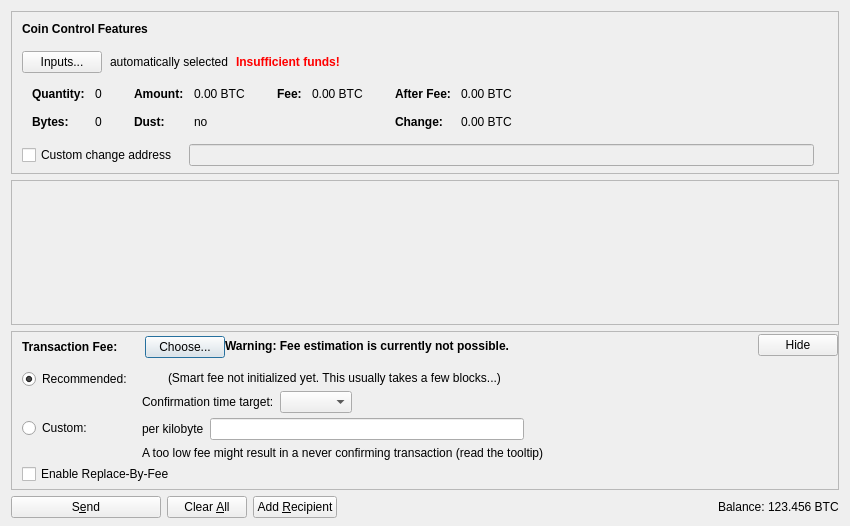
<?xml version="1.0" encoding="UTF-8"?>
<ui version="4.0">
 <class>SendCoinsDialog</class>
 <widget class="QDialog" name="SendCoinsDialog">
  <property name="geometry">
   <rect>
    <x>0</x>
    <y>0</y>
    <width>850</width>
    <height>526</height>
   </rect>
  </property>
  <property name="windowTitle">
   <string>Send Coins</string>
  </property>
  <layout class="QVBoxLayout" name="verticalLayout" stretch="0,1,0,0">
   <property name="bottomMargin">
    <number>8</number>
   </property>
   <item>
    <widget class="QFrame" name="frameCoinControl">
     <property name="sizePolicy">
      <sizepolicy hsizetype="Expanding" vsizetype="Expanding">
       <horstretch>0</horstretch>
       <verstretch>0</verstretch>
      </sizepolicy>
     </property>
     <property name="maximumSize">
      <size>
       <width>16777215</width>
       <height>16777215</height>
      </size>
     </property>
     <property name="frameShape">
      <enum>QFrame::StyledPanel</enum>
     </property>
     <property name="frameShadow">
      <enum>QFrame::Sunken</enum>
     </property>
     <layout class="QVBoxLayout" name="verticalLayoutCoinControl2">
      <property name="spacing">
       <number>0</number>
      </property>
      <property name="leftMargin">
       <number>0</number>
      </property>
      <property name="topMargin">
       <number>0</number>
      </property>
      <property name="rightMargin">
       <number>0</number>
      </property>
      <property name="bottomMargin">
       <number>6</number>
      </property>
      <item>
       <layout class="QVBoxLayout" name="verticalLayoutCoinControl" stretch="0,0,0,0,1">
        <property name="spacing">
         <number>0</number>
        </property>
        <property name="leftMargin">
         <number>10</number>
        </property>
        <property name="topMargin">
         <number>10</number>
        </property>
        <item>
         <layout class="QHBoxLayout" name="horizontalLayoutCoinControl1">
          <property name="bottomMargin">
           <number>15</number>
          </property>
          <item>
           <widget class="QLabel" name="labelCoinControlFeatures">
            <property name="sizePolicy">
             <sizepolicy hsizetype="Preferred" vsizetype="Maximum">
              <horstretch>0</horstretch>
              <verstretch>0</verstretch>
             </sizepolicy>
            </property>
            <property name="font">
             <font>
              <weight>75</weight>
              <bold>true</bold>
             </font>
            </property>
            <property name="styleSheet">
             <string notr="true">font-weight:bold;</string>
            </property>
            <property name="text">
             <string>Coin Control Features</string>
            </property>
           </widget>
          </item>
         </layout>
        </item>
        <item>
         <layout class="QHBoxLayout" name="horizontalLayoutCoinControl2" stretch="0,0,0,0">
          <property name="spacing">
           <number>8</number>
          </property>
          <property name="bottomMargin">
           <number>10</number>
          </property>
          <item>
           <widget class="QPushButton" name="pushButtonCoinControl">
            <property name="styleSheet">
             <string notr="true"/>
            </property>
            <property name="text">
             <string>Inputs...</string>
            </property>
            <property name="autoDefault">
             <bool>false</bool>
            </property>
           </widget>
          </item>
          <item>
           <widget class="QLabel" name="labelCoinControlAutomaticallySelected">
            <property name="text">
             <string>automatically selected</string>
            </property>
            <property name="margin">
             <number>5</number>
            </property>
           </widget>
          </item>
          <item>
           <widget class="QLabel" name="labelCoinControlInsuffFunds">
            <property name="font">
             <font>
              <weight>75</weight>
              <bold>true</bold>
             </font>
            </property>
            <property name="styleSheet">
             <string notr="true">color:red;font-weight:bold;</string>
            </property>
            <property name="text">
             <string>Insufficient funds!</string>
            </property>
            <property name="margin">
             <number>5</number>
            </property>
           </widget>
          </item>
          <item>
           <spacer name="horizontalSpacerCoinControl">
            <property name="orientation">
             <enum>Qt::Horizontal</enum>
            </property>
            <property name="sizeHint" stdset="0">
             <size>
              <width>40</width>
              <height>1</height>
             </size>
            </property>
           </spacer>
          </item>
         </layout>
        </item>
        <item>
         <widget class="QWidget" name="widgetCoinControl" native="true">
          <property name="sizePolicy">
           <sizepolicy hsizetype="Preferred" vsizetype="Preferred">
            <horstretch>0</horstretch>
            <verstretch>0</verstretch>
           </sizepolicy>
          </property>
          <property name="minimumSize">
           <size>
            <width>0</width>
            <height>0</height>
           </size>
          </property>
          <property name="styleSheet">
           <string notr="true"/>
          </property>
          <layout class="QHBoxLayout" name="horizontalLayoutCoinControl5">
           <property name="leftMargin">
            <number>0</number>
           </property>
           <property name="topMargin">
            <number>0</number>
           </property>
           <property name="rightMargin">
            <number>0</number>
           </property>
           <property name="bottomMargin">
            <number>0</number>
           </property>
           <item>
            <layout class="QHBoxLayout" name="horizontalLayoutCoinControl3" stretch="0,0,0,1">
             <property name="spacing">
              <number>20</number>
             </property>
             <property name="topMargin">
              <number>0</number>
             </property>
             <property name="bottomMargin">
              <number>10</number>
             </property>
             <item>
              <layout class="QFormLayout" name="formLayoutCoinControl1">
               <property name="horizontalSpacing">
                <number>10</number>
               </property>
               <property name="verticalSpacing">
                <number>14</number>
               </property>
               <property name="leftMargin">
                <number>10</number>
               </property>
               <property name="topMargin">
                <number>4</number>
               </property>
               <property name="rightMargin">
                <number>6</number>
               </property>
               <item row="0" column="0">
                <widget class="QLabel" name="labelCoinControlQuantityText">
                 <property name="font">
                  <font>
                   <weight>75</weight>
                   <bold>true</bold>
                  </font>
                 </property>
                 <property name="text">
                  <string>Quantity:</string>
                 </property>
                 <property name="margin">
                  <number>0</number>
                 </property>
                </widget>
               </item>
               <item row="0" column="1">
                <widget class="QLabel" name="labelCoinControlQuantity">
                 <property name="cursor">
                  <cursorShape>IBeamCursor</cursorShape>
                 </property>
                 <property name="contextMenuPolicy">
                  <enum>Qt::ActionsContextMenu</enum>
                 </property>
                 <property name="text">
                  <string notr="true">0</string>
                 </property>
                 <property name="margin">
                  <number>0</number>
                 </property>
                 <property name="textInteractionFlags">
                  <set>Qt::LinksAccessibleByMouse|Qt::TextSelectableByKeyboard|Qt::TextSelectableByMouse</set>
                 </property>
                </widget>
               </item>
               <item row="1" column="0">
                <widget class="QLabel" name="labelCoinControlBytesText">
                 <property name="font">
                  <font>
                   <weight>75</weight>
                   <bold>true</bold>
                  </font>
                 </property>
                 <property name="text">
                  <string>Bytes:</string>
                 </property>
                </widget>
               </item>
               <item row="1" column="1">
                <widget class="QLabel" name="labelCoinControlBytes">
                 <property name="cursor">
                  <cursorShape>IBeamCursor</cursorShape>
                 </property>
                 <property name="contextMenuPolicy">
                  <enum>Qt::ActionsContextMenu</enum>
                 </property>
                 <property name="text">
                  <string notr="true">0</string>
                 </property>
                 <property name="textInteractionFlags">
                  <set>Qt::LinksAccessibleByMouse|Qt::TextSelectableByKeyboard|Qt::TextSelectableByMouse</set>
                 </property>
                </widget>
               </item>
              </layout>
             </item>
             <item>
              <layout class="QFormLayout" name="formLayoutCoinControl2">
               <property name="horizontalSpacing">
                <number>10</number>
               </property>
               <property name="verticalSpacing">
                <number>14</number>
               </property>
               <property name="leftMargin">
                <number>6</number>
               </property>
               <property name="topMargin">
                <number>4</number>
               </property>
               <property name="rightMargin">
                <number>6</number>
               </property>
               <item row="0" column="0">
                <widget class="QLabel" name="labelCoinControlAmountText">
                 <property name="font">
                  <font>
                   <weight>75</weight>
                   <bold>true</bold>
                  </font>
                 </property>
                 <property name="text">
                  <string>Amount:</string>
                 </property>
                 <property name="margin">
                  <number>0</number>
                 </property>
                </widget>
               </item>
               <item row="0" column="1">
                <widget class="QLabel" name="labelCoinControlAmount">
                 <property name="cursor">
                  <cursorShape>IBeamCursor</cursorShape>
                 </property>
                 <property name="contextMenuPolicy">
                  <enum>Qt::ActionsContextMenu</enum>
                 </property>
                 <property name="text">
                  <string notr="true">0.00 BTC</string>
                 </property>
                 <property name="textInteractionFlags">
                  <set>Qt::LinksAccessibleByMouse|Qt::TextSelectableByKeyboard|Qt::TextSelectableByMouse</set>
                 </property>
                </widget>
               </item>
               <item row="1" column="0">
                <widget class="QLabel" name="labelCoinControlLowOutputText">
                 <property name="font">
                  <font>
                   <weight>75</weight>
                   <bold>true</bold>
                  </font>
                 </property>
                 <property name="text">
                  <string>Dust:</string>
                 </property>
                </widget>
               </item>
               <item row="1" column="1">
                <widget class="QLabel" name="labelCoinControlLowOutput">
                 <property name="cursor">
                  <cursorShape>IBeamCursor</cursorShape>
                 </property>
                 <property name="contextMenuPolicy">
                  <enum>Qt::ActionsContextMenu</enum>
                 </property>
                 <property name="text">
                  <string notr="true">no</string>
                 </property>
                 <property name="textInteractionFlags">
                  <set>Qt::LinksAccessibleByMouse|Qt::TextSelectableByKeyboard|Qt::TextSelectableByMouse</set>
                 </property>
                </widget>
               </item>
              </layout>
             </item>
             <item>
              <layout class="QFormLayout" name="formLayoutCoinControl3">
               <property name="horizontalSpacing">
                <number>10</number>
               </property>
               <property name="verticalSpacing">
                <number>14</number>
               </property>
               <property name="leftMargin">
                <number>6</number>
               </property>
               <property name="topMargin">
                <number>4</number>
               </property>
               <property name="rightMargin">
                <number>6</number>
               </property>
               <item row="0" column="0">
                <widget class="QLabel" name="labelCoinControlFeeText">
                 <property name="font">
                  <font>
                   <weight>75</weight>
                   <bold>true</bold>
                  </font>
                 </property>
                 <property name="text">
                  <string>Fee:</string>
                 </property>
                 <property name="margin">
                  <number>0</number>
                 </property>
                </widget>
               </item>
               <item row="0" column="1">
                <widget class="QLabel" name="labelCoinControlFee">
                 <property name="cursor">
                  <cursorShape>IBeamCursor</cursorShape>
                 </property>
                 <property name="contextMenuPolicy">
                  <enum>Qt::ActionsContextMenu</enum>
                 </property>
                 <property name="text">
                  <string notr="true">0.00 BTC</string>
                 </property>
                 <property name="textInteractionFlags">
                  <set>Qt::LinksAccessibleByMouse|Qt::TextSelectableByKeyboard|Qt::TextSelectableByMouse</set>
                 </property>
                </widget>
               </item>
              </layout>
             </item>
             <item>
              <layout class="QFormLayout" name="formLayoutCoinControl4">
               <property name="horizontalSpacing">
                <number>10</number>
               </property>
               <property name="verticalSpacing">
                <number>14</number>
               </property>
               <property name="leftMargin">
                <number>6</number>
               </property>
               <property name="topMargin">
                <number>4</number>
               </property>
               <property name="rightMargin">
                <number>6</number>
               </property>
               <item row="0" column="0">
                <widget class="QLabel" name="labelCoinControlAfterFeeText">
                 <property name="font">
                  <font>
                   <weight>75</weight>
                   <bold>true</bold>
                  </font>
                 </property>
                 <property name="text">
                  <string>After Fee:</string>
                 </property>
                 <property name="margin">
                  <number>0</number>
                 </property>
                </widget>
               </item>
               <item row="0" column="1">
                <widget class="QLabel" name="labelCoinControlAfterFee">
                 <property name="cursor">
                  <cursorShape>IBeamCursor</cursorShape>
                 </property>
                 <property name="contextMenuPolicy">
                  <enum>Qt::ActionsContextMenu</enum>
                 </property>
                 <property name="text">
                  <string notr="true">0.00 BTC</string>
                 </property>
                 <property name="textInteractionFlags">
                  <set>Qt::LinksAccessibleByMouse|Qt::TextSelectableByKeyboard|Qt::TextSelectableByMouse</set>
                 </property>
                </widget>
               </item>
               <item row="1" column="0">
                <widget class="QLabel" name="labelCoinControlChangeText">
                 <property name="font">
                  <font>
                   <weight>75</weight>
                   <bold>true</bold>
                  </font>
                 </property>
                 <property name="text">
                  <string>Change:</string>
                 </property>
                </widget>
               </item>
               <item row="1" column="1">
                <widget class="QLabel" name="labelCoinControlChange">
                 <property name="cursor">
                  <cursorShape>IBeamCursor</cursorShape>
                 </property>
                 <property name="contextMenuPolicy">
                  <enum>Qt::ActionsContextMenu</enum>
                 </property>
                 <property name="text">
                  <string notr="true">0.00 BTC</string>
                 </property>
                 <property name="textInteractionFlags">
                  <set>Qt::LinksAccessibleByMouse|Qt::TextSelectableByKeyboard|Qt::TextSelectableByMouse</set>
                 </property>
                </widget>
               </item>
              </layout>
             </item>
            </layout>
           </item>
          </layout>
         </widget>
        </item>
        <item>
         <layout class="QHBoxLayout" name="horizontalLayoutCoinControl4" stretch="0,0,0">
          <property name="spacing">
           <number>12</number>
          </property>
          <property name="sizeConstraint">
           <enum>QLayout::SetDefaultConstraint</enum>
          </property>
          <property name="topMargin">
           <number>5</number>
          </property>
          <property name="rightMargin">
           <number>5</number>
          </property>
          <item>
           <widget class="QCheckBox" name="checkBoxCoinControlChange">
            <property name="toolTip">
             <string>If this is activated, but the change address is empty or invalid, change will be sent to a newly generated address.</string>
            </property>
            <property name="text">
             <string>Custom change address</string>
            </property>
           </widget>
          </item>
          <item>
           <widget class="QValidatedLineEdit" name="lineEditCoinControlChange">
            <property name="enabled">
             <bool>false</bool>
            </property>
            <property name="sizePolicy">
             <sizepolicy hsizetype="Expanding" vsizetype="Fixed">
              <horstretch>0</horstretch>
              <verstretch>0</verstretch>
             </sizepolicy>
            </property>
           </widget>
          </item>
          <item>
           <widget class="QLabel" name="labelCoinControlChangeLabel">
            <property name="sizePolicy">
             <sizepolicy hsizetype="Preferred" vsizetype="Expanding">
              <horstretch>0</horstretch>
              <verstretch>0</verstretch>
             </sizepolicy>
            </property>
            <property name="minimumSize">
             <size>
              <width>0</width>
              <height>0</height>
             </size>
            </property>
            <property name="text">
             <string/>
            </property>
            <property name="margin">
             <number>3</number>
            </property>
           </widget>
          </item>
         </layout>
        </item>
        <item>
         <spacer name="verticalSpacerCoinControl">
          <property name="orientation">
           <enum>Qt::Vertical</enum>
          </property>
          <property name="sizeHint" stdset="0">
           <size>
            <width>800</width>
            <height>1</height>
           </size>
          </property>
         </spacer>
        </item>
       </layout>
      </item>
     </layout>
    </widget>
   </item>
   <item>
    <widget class="QScrollArea" name="scrollArea">
     <property name="widgetResizable">
      <bool>true</bool>
     </property>
     <widget class="QWidget" name="scrollAreaWidgetContents">
      <property name="geometry">
       <rect>
        <x>0</x>
        <y>0</y>
        <width>830</width>
        <height>104</height>
       </rect>
      </property>
      <layout class="QVBoxLayout" name="verticalLayout_2" stretch="0,1">
       <property name="leftMargin">
        <number>0</number>
       </property>
       <property name="topMargin">
        <number>0</number>
       </property>
       <property name="rightMargin">
        <number>0</number>
       </property>
       <property name="bottomMargin">
        <number>0</number>
       </property>
       <item>
        <layout class="QVBoxLayout" name="entries">
         <property name="spacing">
          <number>6</number>
         </property>
        </layout>
       </item>
       <item>
        <spacer name="verticalSpacer">
         <property name="orientation">
          <enum>Qt::Vertical</enum>
         </property>
         <property name="sizeHint" stdset="0">
          <size>
           <width>20</width>
           <height>40</height>
          </size>
         </property>
        </spacer>
       </item>
      </layout>
     </widget>
    </widget>
   </item>
   <item>
    <widget class="QFrame" name="frameFee">
     <property name="sizePolicy">
      <sizepolicy hsizetype="Expanding" vsizetype="Expanding">
       <horstretch>0</horstretch>
       <verstretch>0</verstretch>
      </sizepolicy>
     </property>
     <property name="maximumSize">
      <size>
       <width>16777215</width>
       <height>16777215</height>
      </size>
     </property>
     <property name="frameShape">
      <enum>QFrame::StyledPanel</enum>
     </property>
     <property name="frameShadow">
      <enum>QFrame::Sunken</enum>
     </property>
     <layout class="QVBoxLayout" name="verticalLayoutFee1">
      <property name="spacing">
       <number>0</number>
      </property>
      <property name="leftMargin">
       <number>0</number>
      </property>
      <property name="topMargin">
       <number>0</number>
      </property>
      <property name="rightMargin">
       <number>0</number>
      </property>
      <property name="bottomMargin">
       <number>0</number>
      </property>
      <item>
       <layout class="QVBoxLayout" name="verticalLayoutFee2" stretch="0,0,0">
        <property name="spacing">
         <number>0</number>
        </property>
        <property name="leftMargin">
         <number>10</number>
        </property>
        <property name="topMargin">
         <number>0</number>
        </property>
        <item>
         <layout class="QHBoxLayout" name="horizontalLayoutFee1">
          <property name="bottomMargin">
           <number>0</number>
          </property>
          <item>
           <layout class="QVBoxLayout" name="verticalLayoutFee7">
            <property name="spacing">
             <number>0</number>
            </property>
            <item>
             <spacer name="verticalSpacerSmartFee">
              <property name="orientation">
               <enum>Qt::Vertical</enum>
              </property>
              <property name="sizeType">
               <enum>QSizePolicy::Fixed</enum>
              </property>
              <property name="sizeHint" stdset="0">
               <size>
                <width>1</width>
                <height>4</height>
               </size>
              </property>
             </spacer>
            </item>
            <item>
             <layout class="QHBoxLayout" name="horizontalLayoutSmartFee">
              <property name="spacing">
               <number>10</number>
              </property>
              <item>
               <widget class="QLabel" name="labelFeeHeadline">
                <property name="sizePolicy">
                 <sizepolicy hsizetype="Preferred" vsizetype="Maximum">
                  <horstretch>0</horstretch>
                  <verstretch>0</verstretch>
                 </sizepolicy>
                </property>
                <property name="font">
                 <font>
                  <weight>75</weight>
                  <bold>true</bold>
                 </font>
                </property>
                <property name="styleSheet">
                 <string notr="true">font-weight:bold;</string>
                </property>
                <property name="text">
                 <string>Transaction Fee:</string>
                </property>
               </widget>
              </item>
              <item>
               <widget class="QLabel" name="labelFeeMinimized">
                <property name="text">
                 <string/>
                </property>
               </widget>
              </item>
              <item>
               <widget class="QPushButton" name="buttonChooseFee">
                <property name="text">
                 <string>Choose...</string>
                </property>
               </widget>
              </item>
             </layout>
            </item>
            <item>
             <spacer name="verticalSpacer_5">
              <property name="orientation">
               <enum>Qt::Vertical</enum>
              </property>
              <property name="sizeHint" stdset="0">
               <size>
                <width>1</width>
                <height>1</height>
               </size>
              </property>
             </spacer>
            </item>
           </layout>
          </item>
          <item>
           <widget class="QLabel" name="fallbackFeeWarningLabel">
            <property name="toolTip">
             <string>Using the fallbackfee can result in sending a transaction that will take several hours or days (or never) to confirm. Consider choosing your fee manually or wait until you have validated the complete chain.</string>
            </property>
            <property name="font">
            <font>
                <weight>75</weight>
                <bold>true</bold>
            </font>
            </property>
            <property name="text">
             <string>Warning: Fee estimation is currently not possible.</string>
            </property>
            <property name="wordWrap">
             <bool>false</bool>
            </property>
           </widget>
          </item>
          <item>
           <spacer name="horizontalSpacer_4">
            <property name="orientation">
             <enum>Qt::Horizontal</enum>
            </property>
            <property name="sizeType">
             <enum>QSizePolicy::MinimumExpanding</enum>
            </property>
            <property name="sizeHint" stdset="0">
             <size>
              <width>40</width>
              <height>20</height>
             </size>
            </property>
           </spacer>
          </item>
          <item>
           <widget class="QPushButton" name="buttonMinimizeFee">
            <property name="toolTip">
             <string>Hide transaction fee settings</string>
            </property>
            <property name="text">
             <string>Hide</string>
            </property>
           </widget>
          </item>
         </layout>
        </item>
        <item>
         <widget class="QFrame" name="frameFeeSelection">
          <layout class="QVBoxLayout" name="verticalLayoutFee12">
           <property name="spacing">
            <number>0</number>
           </property>
           <property name="leftMargin">
            <number>0</number>
           </property>
           <property name="topMargin">
            <number>0</number>
           </property>
           <property name="rightMargin">
            <number>0</number>
           </property>
           <property name="bottomMargin">
            <number>0</number>
           </property>
           <item>
            <layout class="QGridLayout" name="gridLayoutFee">
             <property name="topMargin">
              <number>10</number>
             </property>
             <property name="bottomMargin">
              <number>4</number>
             </property>
             <property name="horizontalSpacing">
              <number>10</number>
             </property>
             <property name="verticalSpacing">
              <number>4</number>
             </property>
             <item row="1" column="1">
              <layout class="QVBoxLayout" name="verticalLayoutFee8">
               <property name="spacing">
                <number>6</number>
               </property>
               <item>
                <layout class="QHBoxLayout" name="horizontalLayoutFee13">
                 <item>
                  <widget class="QLabel" name="labelCustomPerKilobyte">
                   <property name="toolTip">
                    <string>Specify a custom fee per kB (1,000 bytes) of the transaction's virtual size.

Note:  Since the fee is calculated on a per-byte basis, a fee of "100 satoshis per kB" for a transaction size of 500 bytes (half of 1 kB) would ultimately yield a fee of only 50 satoshis.</string>
                   </property>
                   <property name="text">
                    <string>per kilobyte</string>
                   </property>
                  </widget>
                 </item>
                 <item>
                  <widget class="LuascoinAmountField" name="customFee"/>
                 </item>
                 <item>
                  <spacer name="horizontalSpacer_6">
                   <property name="orientation">
                    <enum>Qt::Horizontal</enum>
                   </property>
                   <property name="sizeHint" stdset="0">
                    <size>
                     <width>1</width>
                     <height>1</height>
                    </size>
                   </property>
                  </spacer>
                 </item>
                </layout>
               </item>
               <item>
                <layout class="QHBoxLayout" name="horizontalLayoutFee8">
                 <item>
                  <widget class="QLabel" name="labelCustomFeeWarning">
                   <property name="enabled">
                    <bool>true</bool>
                   </property>
                   <property name="toolTip">
                    <string>When there is less transaction volume than space in the blocks, miners as well as relaying nodes may enforce a minimum fee. Paying only this minimum fee is just fine, but be aware that this can result in a never confirming transaction once there is more demand for luascoin transactions than the network can process.</string>
                   </property>
                   <property name="text">
                    <string>A too low fee might result in a never confirming transaction (read the tooltip)</string>
                   </property>
                  </widget>
                 </item>
                 <item>
                  <spacer name="horizontalSpacer_2">
                   <property name="orientation">
                    <enum>Qt::Horizontal</enum>
                   </property>
                   <property name="sizeHint" stdset="0">
                    <size>
                     <width>1</width>
                     <height>1</height>
                    </size>
                   </property>
                  </spacer>
                 </item>
                </layout>
               </item>
              </layout>
             </item>
             <item row="0" column="0">
              <layout class="QVBoxLayout" name="verticalLayoutFee4" stretch="0,1">
               <item>
                <widget class="QRadioButton" name="radioSmartFee">
                 <property name="text">
                  <string>Recommended:</string>
                 </property>
                 <property name="checked">
                  <bool>true</bool>
                 </property>
                 <attribute name="buttonGroup">
                  <string notr="true">groupFee</string>
                 </attribute>
                </widget>
               </item>
               <item>
                <spacer name="verticalSpacer_2">
                 <property name="orientation">
                  <enum>Qt::Vertical</enum>
                 </property>
                 <property name="sizeHint" stdset="0">
                  <size>
                   <width>1</width>
                   <height>1</height>
                  </size>
                 </property>
                </spacer>
               </item>
              </layout>
             </item>
             <item row="1" column="0">
              <layout class="QVBoxLayout" name="verticalLayoutFee9" stretch="0,1">
               <item>
                <widget class="QRadioButton" name="radioCustomFee">
                 <property name="text">
                  <string>Custom:</string>
                 </property>
                 <attribute name="buttonGroup">
                  <string notr="true">groupFee</string>
                 </attribute>
                </widget>
               </item>
               <item>
                <spacer name="verticalSpacer_6">
                 <property name="orientation">
                  <enum>Qt::Vertical</enum>
                 </property>
                 <property name="sizeHint" stdset="0">
                  <size>
                   <width>1</width>
                   <height>1</height>
                  </size>
                 </property>
                </spacer>
               </item>
              </layout>
             </item>
             <item row="0" column="1">
              <layout class="QVBoxLayout" name="verticalLayoutFee3" stretch="0,0,1">
               <property name="spacing">
                <number>6</number>
               </property>
               <property name="topMargin">
                <number>2</number>
               </property>
               <item>
                <layout class="QHBoxLayout" name="horizontalLayoutFee12">
                 <item>
                  <widget class="QLabel" name="labelSmartFee">
                   <property name="text">
                    <string/>
                   </property>
                  </widget>
                 </item>
                 <item>
                  <widget class="QLabel" name="labelFeeEstimation">
                   <property name="text">
                    <string/>
                   </property>
                  </widget>
                 </item>
                 <item>
                  <widget class="QLabel" name="labelSmartFee2">
                   <property name="text">
                    <string>(Smart fee not initialized yet. This usually takes a few blocks...)</string>
                   </property>
                  </widget>
                 </item>
                 <item>
                  <spacer name="horizontalSpacer_5">
                   <property name="orientation">
                    <enum>Qt::Horizontal</enum>
                   </property>
                   <property name="sizeHint" stdset="0">
                    <size>
                     <width>1</width>
                     <height>1</height>
                    </size>
                   </property>
                  </spacer>
                 </item>
                </layout>
               </item>
               <item>
                <layout class="QHBoxLayout" name="horizontalLayoutFee9">
                 <item>
                  <layout class="QVBoxLayout" name="verticalLayoutFee6">
                   <item>
                    <widget class="QLabel" name="labelSmartFee3">
                     <property name="text">
                      <string>Confirmation time target:</string>
                     </property>
                    </widget>
                   </item>
                  </layout>
                 </item>
                 <item>
                  <layout class="QVBoxLayout" name="verticalLayoutFee5">
                   <property name="rightMargin">
                    <number>30</number>
                   </property>
                   <item>
                    <layout class="QHBoxLayout" name="horizontalLayoutConfTarget">
                     <property name="bottomMargin">
                      <number>0</number>
                     </property>
                     <item>
                      <widget class="QComboBox" name="confTargetSelector"/>
                     </item>
                     <item>
                      <spacer name="horizontalSpacerConfTarget">
                       <property name="orientation">
                        <enum>Qt::Horizontal</enum>
                       </property>
                       <property name="sizeHint" stdset="0">
                        <size>
                         <width>40</width>
                         <height>20</height>
                        </size>
                       </property>
                      </spacer>
                     </item>
                    </layout>
                   </item>
                  </layout>
                 </item>
                </layout>
               </item>
               <item>
                <spacer name="verticalSpacer_4">
                 <property name="orientation">
                  <enum>Qt::Vertical</enum>
                 </property>
                 <property name="sizeHint" stdset="0">
                  <size>
                   <width>1</width>
                   <height>1</height>
                  </size>
                 </property>
                </spacer>
               </item>
              </layout>
             </item>
            </layout>
           </item>
           <item>
            <widget class="QCheckBox" name="optInRBF">
             <property name="text">
              <string>Enable Replace-By-Fee</string>
             </property>
             <property name="toolTip">
              <string>With Replace-By-Fee (BIP-125) you can increase a transaction's fee after it is sent. Without this, a higher fee may be recommended to compensate for increased transaction delay risk.</string>
             </property>
            </widget>
           </item>
          </layout>
         </widget>
        </item>
        <item>
         <spacer name="verticalSpacerFee">
          <property name="orientation">
           <enum>Qt::Vertical</enum>
          </property>
          <property name="sizeHint" stdset="0">
           <size>
            <width>40</width>
            <height>5</height>
           </size>
          </property>
         </spacer>
        </item>
       </layout>
      </item>
     </layout>
    </widget>
   </item>
   <item>
    <layout class="QHBoxLayout" name="horizontalLayout">
     <item>
      <widget class="QPushButton" name="sendButton">
       <property name="minimumSize">
        <size>
         <width>150</width>
         <height>0</height>
        </size>
       </property>
       <property name="toolTip">
        <string>Confirm the send action</string>
       </property>
       <property name="text">
        <string>S&amp;end</string>
       </property>
       <property name="icon">
        <iconset resource="../luascoin.qrc">
         <normaloff>:/icons/send</normaloff>:/icons/send</iconset>
       </property>
       <property name="autoDefault">
        <bool>false</bool>
       </property>
       <property name="default">
        <bool>false</bool>
       </property>
      </widget>
     </item>
     <item>
      <widget class="QPushButton" name="clearButton">
       <property name="sizePolicy">
        <sizepolicy hsizetype="Minimum" vsizetype="Fixed">
         <horstretch>0</horstretch>
         <verstretch>0</verstretch>
        </sizepolicy>
       </property>
       <property name="toolTip">
        <string>Clear all fields of the form.</string>
       </property>
       <property name="text">
        <string>Clear &amp;All</string>
       </property>
       <property name="icon">
        <iconset resource="../luascoin.qrc">
         <normaloff>:/icons/remove</normaloff>:/icons/remove</iconset>
       </property>
       <property name="autoDefault">
        <bool>false</bool>
       </property>
      </widget>
     </item>
     <item>
      <widget class="QPushButton" name="addButton">
       <property name="toolTip">
        <string>Send to multiple recipients at once</string>
       </property>
       <property name="text">
        <string>Add &amp;Recipient</string>
       </property>
       <property name="icon">
        <iconset resource="../luascoin.qrc">
         <normaloff>:/icons/add</normaloff>:/icons/add</iconset>
       </property>
       <property name="autoDefault">
        <bool>false</bool>
       </property>
      </widget>
     </item>
     <item>
      <spacer name="horizontalSpacer">
       <property name="orientation">
        <enum>Qt::Horizontal</enum>
       </property>
       <property name="sizeHint" stdset="0">
        <size>
         <width>40</width>
         <height>20</height>
        </size>
       </property>
      </spacer>
     </item>
     <item>
      <layout class="QHBoxLayout" name="horizontalLayout_2">
       <property name="spacing">
        <number>3</number>
       </property>
       <item>
        <widget class="QLabel" name="labelBalanceName">
         <property name="sizePolicy">
          <sizepolicy hsizetype="Preferred" vsizetype="Fixed">
           <horstretch>0</horstretch>
           <verstretch>0</verstretch>
          </sizepolicy>
         </property>
         <property name="text">
          <string>Balance:</string>
         </property>
        </widget>
       </item>
       <item>
        <widget class="QLabel" name="labelBalance">
         <property name="sizePolicy">
          <sizepolicy hsizetype="Preferred" vsizetype="Fixed">
           <horstretch>0</horstretch>
           <verstretch>0</verstretch>
          </sizepolicy>
         </property>
         <property name="cursor">
          <cursorShape>IBeamCursor</cursorShape>
         </property>
         <property name="text">
          <string notr="true">123.456 BTC</string>
         </property>
         <property name="textInteractionFlags">
          <set>Qt::LinksAccessibleByMouse|Qt::TextSelectableByKeyboard|Qt::TextSelectableByMouse</set>
         </property>
        </widget>
       </item>
      </layout>
     </item>
    </layout>
   </item>
  </layout>
 </widget>
 <customwidgets>
  <customwidget>
   <class>QValidatedLineEdit</class>
   <extends>QLineEdit</extends>
   <header>qt/qvalidatedlineedit.h</header>
  </customwidget>
  <customwidget>
   <class>LuascoinAmountField</class>
   <extends>QLineEdit</extends>
   <header>qt/luascoinamountfield.h</header>
   <container>1</container>
  </customwidget>
 </customwidgets>
 <resources>
  <include location="../luascoin.qrc"/>
 </resources>
 <connections/>
 <buttongroups>
  <buttongroup name="groupFee"/>
 </buttongroups>
</ui>
